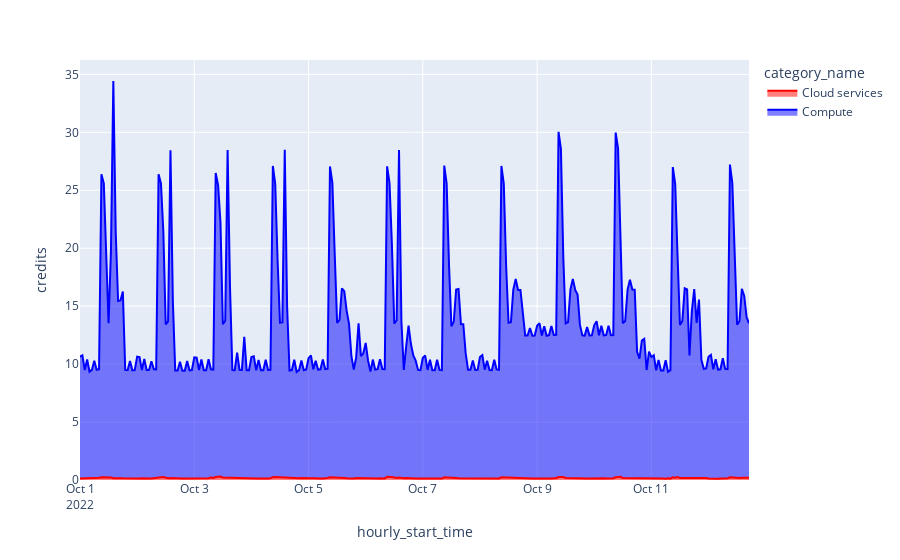

Write notebook code for a chart like this one.
### Markdown cell above
## Cost by usage category timeseries

### Code cell
df_by_category_ts = df.groupby(['category_name','hourly_start_time']).sum('numeric_only').reset_index()
fig = px.area(df_by_category_ts, x="hourly_start_time", y="credits", color="category_name",color_discrete_sequence=color_scheme)
fig.show()

### Figure 1 — Plotly figure (JSON) as saved in the notebook; plotly's stock layout.template omitted (floating-point values rounded to 4 significant figures; data arrays with more than 128 entries replaced by an {"elided": "..."} marker saying what was removed)
{"data": [{"fillpattern": {"shape": ""}, "hovertemplate": "category_name=Cloud services<br>hourly_start_time=%{x}<br>credits=%{y}<extra></extra>", "legendgroup": "Cloud services", "line": {"color": "red"}, "marker": {"symbol": "circle"}, "mode": "lines", "name": "Cloud services", "orientation": "v", "showlegend": true, "stackgroup": "1", "type": "scatter", "x": {"elided": "282 str values"}, "xaxis": "x", "y": {"elided": "282 float values"}, "yaxis": "y"}, {"fillpattern": {"shape": ""}, "hovertemplate": "category_name=Compute<br>hourly_start_time=%{x}<br>credits=%{y}<extra></extra>", "legendgroup": "Compute", "line": {"color": "blue"}, "marker": {"symbol": "circle"}, "mode": "lines", "name": "Compute", "orientation": "v", "showlegend": true, "stackgroup": "1", "type": "scatter", "x": {"elided": "282 str values"}, "xaxis": "x", "y": {"elided": "282 float values"}, "yaxis": "y"}], "layout": {"legend": {"title": {"text": "category_name"}, "tracegroupgap": 0}, "margin": {"t": 60}, "xaxis": {"anchor": "y", "domain": [0, 1], "title": {"text": "hourly_start_time"}}, "yaxis": {"anchor": "x", "domain": [0, 1], "title": {"text": "credits"}}}}
